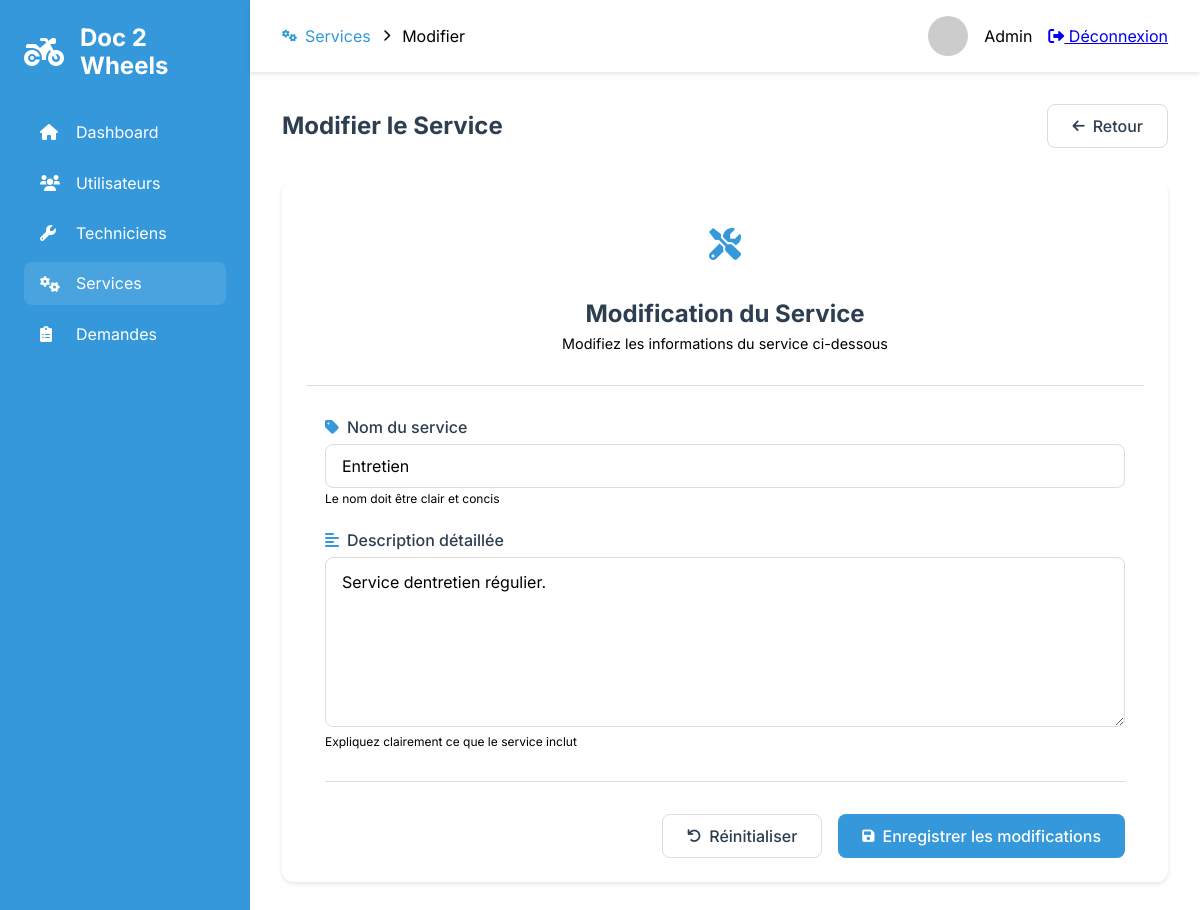
The page /admin/services/edit/2 on the database as committed earlier.
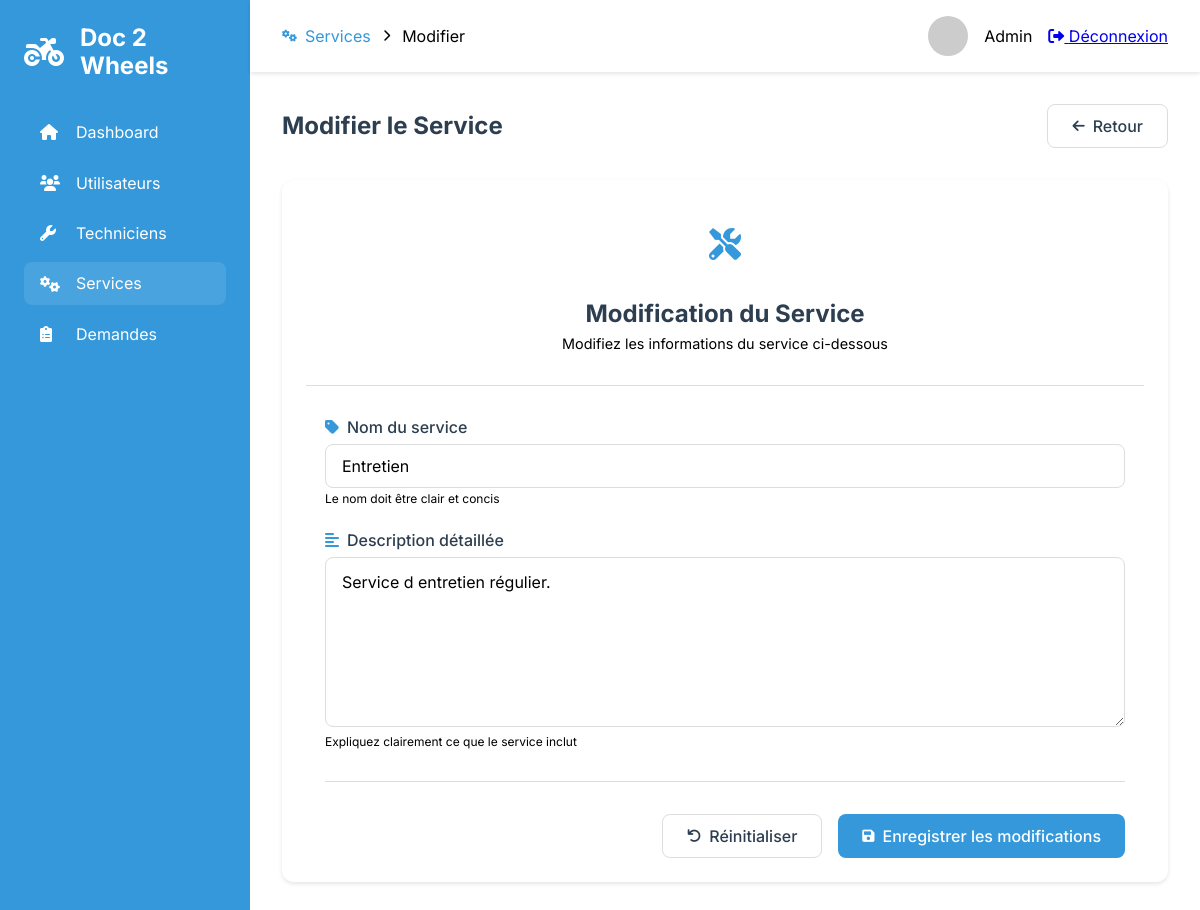
The same page on the database as committed later.
### tables this page shows
CREATE TABLE services (
    id INT AUTO_INCREMENT PRIMARY KEY,
    name VARCHAR(255) NOT NULL,
    description TEXT
);

### src/Lib/Controllers/AbstractController.php (called while the page is built, shortened)
<?php
abstract class AbstractController
{
  protected function render(string $template, array $data = [], string $dir = ''): Response
  {
    $response = new Response();
    extract($data);
    $path = __DIR__ . "/../../Views";
    $path .= "/{$template}.view.php";
    require_once $path;
    $response->setContent(ob_get_clean());
    $response->addHeader('Content-Type', 'text/html');
    return $response;
  }
}

### src/Controllers/AdminControllers/AdminController.php (called while the page is built, shortened)
<?php
class AdminController extends AbstractController
{
  private $service;
  public function __construct()
  {
    $this->service = new Service();
  }
  public function editService(Request $request, $id): Response
  {
    $service = $this->service->getById($id);
    return $this->render('admin/services/edit', ['service' => $service]);
  }
}

### src/Lib/Http/Router.php (called while the page is built, shortened)
<?php
class Router
{
    public function route(Request $request): ?Response {
        $routesByUri = self::getRoutesFromUriRequest($request);
        $routeByMethod = self::getRoutesFromMethodRequest($request, $routesByUri);
        list($controllerName, $method) = explode('@', $routeByMethod->controller);
        $controller = new $controller();
        $params = self::extractParams($request->getUri(), $routeByMethod->path);
        return $controller->$method($request, ...$params);
    }
    private static function getRoutesFromUriRequest(Request $request): array{
        $matchingRoutes = [];
        $routes = self::getConfig();
        foreach ($routes as $route) {
            if (self::urlMatches($request, $route) && self::checkMethod($request, $route)) {
                $matchingRoutes[] = $route;
            }
        }
        return $matchingRoutes;
    }
    private static function getRoutesFromMethodRequest(Request $request, array $routes): ?object {
        foreach($routes as $route) {
            if(self::checkMethod($request, $route)) {
                return $route;
            }
        }
        return null;
    }
    private static function urlMatches(Request $request, object $route): bool {
        $requestUriParts = self::getUrlParts($request->getPath());
        $routePathParts = self::getUrlParts($route->path);
        if(self::checkUrlPartsNumberMatches($requestUriParts, $routePathParts) === false) {
            return false;
        }
        foreach($routePathParts as $key => $part) {
            if(self::isUrlPartSlug($part) === false) {
                if($part !== $requestUriParts[$key]) {
                    return false;
                }
            }else{
                $request->addSlug(substr($part, 1), $requestUriParts[$key]);
            }
        }
        return true;
    }
    private static function getUrlParts(string $url): array {
        return explode('/', trim($url, '/'));
    }
    private static function checkUrlPartsNumberMatches(array $requestUriParts, array $routePathParts): bool {
        return count($requestUriParts) === count($routePathParts);
    }
    private static function isUrlPartSlug(string $part): bool {
        return strpos($part, ':') === 0;
    }
    private static function getConfig(): array {
        $config = json_decode(file_get_contents(__DIR__ . '/../../../config/routes.json'));
        return $config;
    }
    private static function checkMethod(Request $request, object $route): bool {
        return in_array($request->getMethod(), $route->methods);
    }
    private static function extractParams(string $url, string $path): array {
        $urlParts = self::getUrlParts($url);
        $pathParts = self::getUrlParts($path);
        $params = [];
        foreach($urlParts as $key => $part) {
            if(self::isUrlPartSlug($pathParts[$key])) {
                $params[] = $part;
            }
        }
        return $params;
    }
}

### src/Lib/Database/Dsn.php (called while the page is built, shortened)
<?php
class Dsn {
    private string $host;
    private string $dbname;
    private string $user;
    private string $password;
    private string $port;
    public function __construct() {
        $config = $this->getConfig();
        $this->host = $config['host'];
        $this->dbname = $config['database'];
        $this->user = $config['user'];
        $this->password = $config['password'];
        $this->port = $config['port'];
    }
    private function getConfig(): array {
        $file = file_get_contents(__DIR__ . '/../../../config/database.json');
        return json_decode($file, true);
    }
    public function getDsn(): string {
        return "mysql:host={$this->host};dbname={$this->dbname};port={$this->port}";
    }
    public function getPassword(): string {
        return $this->password;
    }
    public function getUser(): string {
        return $this->user;
    }
}

### src/Lib/Database/DatabaseConnexion.php (called while the page is built, shortened)
<?php
class DatabaseConnexion
{
    private \PDO $pdo_connexion;
    private \PDOStatement $stmt;
    public function setConnexion(): self
    {
        $dsn = new Dsn();
        $this->pdo_connexion = new \PDO(
            $dsn->getDsn(),
            $dsn->getUser(),
            $dsn->getPassword()
        );
        return $this;
    }
    public function query($sql)
    {
        $this->stmt = $this->pdo_connexion->prepare($sql);
    }
    public function bind($param, $value, $type = null)
    {
        if (is_null($type)) {
            switch (true) {
                default:
                    $type = \PDO::PARAM_STR;
            }
        }
        $this->stmt->bindValue($param, $value, $type);
    }
    public function execute(): bool
    {
        return $this->stmt->execute();
    }
    public function single()
    {
        $this->execute();
        return $this->stmt->fetch(\PDO::FETCH_OBJ);
    }
}

### src/Entities/Service.php (called while the page is built, shortened)
<?php
class Service
{
    private $dbConnexion;
    public function __construct()
    {
        $this->dbConnexion = new DatabaseConnexion();
    }
    public function getById($id)
    {
        $this->dbConnexion->query("SELECT * FROM services WHERE id = :id");
        $this->dbConnexion->bind(':id', $id);
        return $this->dbConnexion->single();
    }
}

### src/Views/admin/services/edit.view.php (the view, shortened to what the changed rows need)
<!DOCTYPE html>
<html lang="fr">
<head>
    <link rel="stylesheet" href="../../../../sass/dist/css/main.css">
    <link rel="stylesheet" href="https://cdnjs.cloudflare.com/ajax/libs/font-awesome/6.0.0/css/all.min.css">
</head>
<body class="admin-layout">
    <main class="admin-main">
        <div class="admin-content">
            <div class="content-header">
                <h1>Modifier le Service</h1>
            </div>
            <div class="card">
                <div class="service-edit-header">
                    <h2>Modification du Service</h2>
                </div>
                <form method="post" action="/admin/services/edit/<?= $service->id ?>" class="admin-form">
                    <div class="form-group">
                        <label for="name">
                            <i class="fas fa-tag"></i>
                            Nom du service
                        </label>
                        <input type="text" id="name" name="name" required
                               class="form-control" value="<?= $service->name ?>"
                               placeholder="Ex: Révision complète">
                        <small class="form-text">Le nom doit être clair et concis</small>
                    </div>
                    <div class="form-group">
                        <label for="description">
                            <i class="fas fa-align-left"></i>
                            Description détaillée
                        </label>
                        <textarea id="description" name="description" required
                                  class="form-control" rows="6"
                                  placeholder="Décrivez en détail ce que comprend ce service..."><?= $service->description ?></textarea>
                        <small class="form-text">Expliquez clairement ce que le service inclut</small>
                    </div>
                </form>
            </div>
        </div>
    </main>
</body>
</html>

Rows that differ between the two databases and show on the page:
changed services "Entretien": description "Service dentretien régulier." → "Service d entretien régulier."
